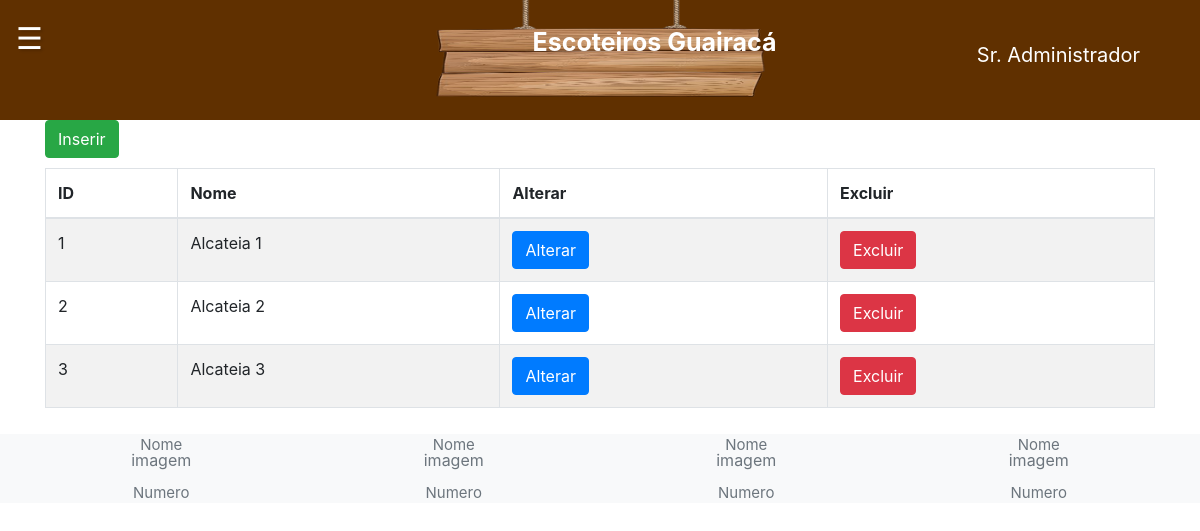
Page /app/controller/AlcateiaController.php?action=list (signed in) on the committed database.
### tables this page shows
CREATE TABLE tb_alcateias (
  id_alcateia int AUTO_INCREMENT,
  nome VARCHAR(100) NOT NULL,
  PRIMARY KEY (id_alcateia)
);

### app/controller/AlcateiaController.php (called while the page is built, shortened)
<?php
require_once(__DIR__ . "/../model/Alcateia.php");
require_once(__DIR__ . "/../dao/AlcateiaDAO.php");
class AlcateiaController extends Controller{
    private AlcateiaDAO $alcateiaDao;
    public function __construct(){
        $this->alcateiaDao = new AlcateiaDAO();
        $this->handleAction();
    }
    public function list(string $msgErro = "", string $msgSucesso = ""){
        $alcateias = $this->alcateiaDao->list();
        $dados["lista"] = $alcateias;
        $this->loadView("alcateia/listAlcateia.php", $dados, $msgErro, $msgSucesso);
    }
}
$alcCont = new AlcateiaController();

### app/model/Alcateia.php (called while the page is built)
<?php
class Alcateia{
    private $id_alcateia;
    private $nome;
    public function getId_alcateia()
    {
        return $this->id_alcateia;
    }
    public function setId_alcateia($id_alcateia)
    {
        $this->id_alcateia = $id_alcateia;
        return $this;
    }
    public function getNome()
    {
        return $this->nome;
    }
    public function setNome($nome)
    {
        $this->nome = $nome;
        return $this;
    }
}

### app/dao/AlcateiaDAO.php (called while the page is built, shortened)
<?php
require_once(__DIR__ . "/../model/Alcateia.php");
class AlcateiaDao{
    public function list(){
        $conn = Connection::getConn();
        $sql = "SELECT * FROM tb_alcateias a ORDER BY a.nome";
        $stm = $conn->prepare($sql);
        $stm->execute();
        $result = $stm->fetchAll();
        return $this->mapAlcateia($result);
    }
    public function mapAlcateia($result){
        $alcateias = array();
        foreach ($result as $reg) {
            $alcateia = new Alcateia();
            $alcateia->setId_alcateia($reg['id_alcateia']);
            $alcateia->setNome($reg['nome']);
            array_push($alcateias, $alcateia);
        }
        return $alcateias;
    }
}

### app/view/alcateia/listAlcateia.php (the view, shortened to what this page needs)
<?php
    require_once(__DIR__ . "/../include/header.php");
    require_once(__DIR__ . "/../include/menu.php");
?>
<div class="container">
    <div class="row">
        <div class="col-3">
            <a class="btn btn-success" href="<?= BASEURL ?>/controller/AlcateiaController.php?action=create">Inserir</a>
        </div>
        <div class="col-9">
        </div>
    </div>
    <div class="row" style="margin-top: 10px;">
            <div class="col-12">
                <table id="tabAlcateias" class="table table-striped table-bordered">
                    <thead>
                        <tr>
                            <th>ID</th>
                            <th>Nome</th>
                            <th>Alterar</th>
                            <th>Excluir</th>
                        </tr>
                    </thead>
                    <tbody>
                        <?php foreach($dados["lista"] as $alc): ?>
                            <tr>
                                <td><?php echo $alc->getId_alcateia(); ?></td>
                                <td><?= $alc->getNome(); ?></td>
                                <td><a class="btn btn-primary"
                                    href="<?= BASEURL ?>/controller/AlcateiaController.php?action=edit&id=<?= $alc->getId_alcateia() ?>">
                                    Alterar</a>
                                </td>
                                <td><a class="btn btn-danger" onclick="return confirm('Deseja excluir a alcateia?')" href="<?= BASEURL ?>/controller/AlcateiaController.php?action=delete&id=<?= $alc->getId_alcateia() ?>">
                                    Excluir</a>
                                </td>
                            </tr>
                        <?php endforeach; ?>
                    </tbody>
                </table>
            </div>
        </div>
</div>
<?php
    require_once(__DIR__ . "/../include/footer.php");
?>

### app/view/home/styles/main.css (style rules this page uses)
body { overflow-x: hidden; }

### rows in the picture
tb_alcateias: id_alcateia "1", nome "Alcateia 1"
tb_alcateias: id_alcateia "2", nome "Alcateia 2"
tb_alcateias: id_alcateia "3", nome "Alcateia 3"

### other values in the picture
$nome "Sr. Administrador"
